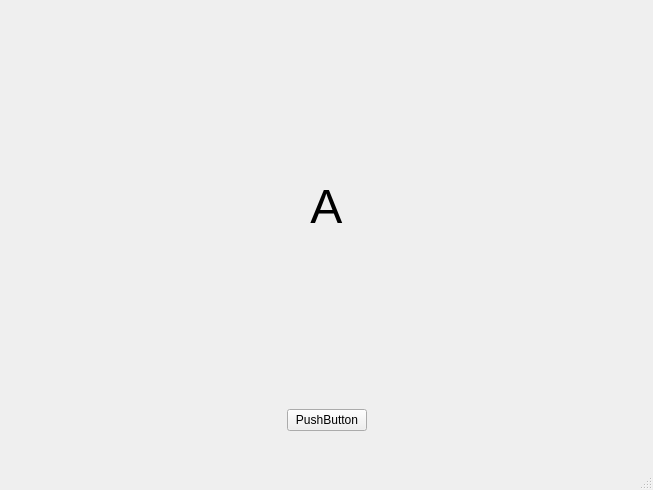
<?xml version="1.0" encoding="UTF-8"?>
<ui version="4.0">
 <class>QtStarterMainWindow</class>
 <widget class="QMainWindow" name="QtStarterMainWindow">
  <property name="geometry">
   <rect>
    <x>0</x>
    <y>0</y>
    <width>653</width>
    <height>490</height>
   </rect>
  </property>
  <property name="windowTitle">
   <string>MainWindow</string>
  </property>
  <widget class="QWidget" name="centralwidget">
   <layout class="QGridLayout" name="gridLayout">
    <item row="0" column="0">
     <layout class="QVBoxLayout" name="verticalLayout">
      <item>
       <spacer name="verticalSpacer_3">
        <property name="orientation">
         <enum>Qt::Vertical</enum>
        </property>
        <property name="sizeHint" stdset="0">
         <size>
          <width>20</width>
          <height>40</height>
         </size>
        </property>
       </spacer>
      </item>
      <item>
       <widget class="QLabel" name="textOutputUI">
        <property name="font">
         <font>
          <pointsize>36</pointsize>
         </font>
        </property>
        <property name="text">
         <string>A</string>
        </property>
        <property name="alignment">
         <set>Qt::AlignCenter</set>
        </property>
       </widget>
      </item>
      <item>
       <spacer name="verticalSpacer_2">
        <property name="orientation">
         <enum>Qt::Vertical</enum>
        </property>
        <property name="sizeHint" stdset="0">
         <size>
          <width>20</width>
          <height>40</height>
         </size>
        </property>
       </spacer>
      </item>
      <item>
       <layout class="QHBoxLayout" name="horizontalLayout">
        <item>
         <spacer name="horizontalSpacer">
          <property name="orientation">
           <enum>Qt::Horizontal</enum>
          </property>
          <property name="sizeHint" stdset="0">
           <size>
            <width>40</width>
            <height>20</height>
           </size>
          </property>
         </spacer>
        </item>
        <item>
         <widget class="QPushButton" name="pushButton">
          <property name="text">
           <string>PushButton</string>
          </property>
         </widget>
        </item>
        <item>
         <spacer name="horizontalSpacer_2">
          <property name="orientation">
           <enum>Qt::Horizontal</enum>
          </property>
          <property name="sizeHint" stdset="0">
           <size>
            <width>40</width>
            <height>20</height>
           </size>
          </property>
         </spacer>
        </item>
       </layout>
      </item>
      <item>
       <layout class="QHBoxLayout" name="horizontalLayout_2">
        <item>
         <widget class="QPushButton" name="restartButton">
          <property name="sizePolicy">
           <sizepolicy hsizetype="Fixed" vsizetype="Fixed">
            <horstretch>0</horstretch>
            <verstretch>0</verstretch>
           </sizepolicy>
          </property>
          <property name="maximumSize">
           <size>
            <width>40</width>
            <height>35</height>
           </size>
          </property>
          <property name="toolTip">
           <string extracomment="Root Folder"/>
          </property>
          <property name="text">
           <string/>
          </property>
          <property name="icon">
           <iconset resource="assignmentManagerResources.qrc">
            <normaloff>:/images/images/restartIcon.png</normaloff>:/images/images/restartIcon.png</iconset>
          </property>
          <property name="iconSize">
           <size>
            <width>50</width>
            <height>35</height>
           </size>
          </property>
          <property name="flat">
           <bool>true</bool>
          </property>
         </widget>
        </item>
        <item>
         <spacer name="horizontalSpacer_3">
          <property name="orientation">
           <enum>Qt::Horizontal</enum>
          </property>
          <property name="sizeHint" stdset="0">
           <size>
            <width>40</width>
            <height>20</height>
           </size>
          </property>
         </spacer>
        </item>
        <item>
         <widget class="QPushButton" name="preferencesSelectButton">
          <property name="sizePolicy">
           <sizepolicy hsizetype="Fixed" vsizetype="Fixed">
            <horstretch>0</horstretch>
            <verstretch>0</verstretch>
           </sizepolicy>
          </property>
          <property name="maximumSize">
           <size>
            <width>40</width>
            <height>35</height>
           </size>
          </property>
          <property name="toolTip">
           <string extracomment="Root Folder"/>
          </property>
          <property name="text">
           <string/>
          </property>
          <property name="icon">
           <iconset resource="assignmentManagerResources.qrc">
            <normaloff>:/images/images/Gear-icon-291x300.png</normaloff>:/images/images/Gear-icon-291x300.png</iconset>
          </property>
          <property name="iconSize">
           <size>
            <width>50</width>
            <height>35</height>
           </size>
          </property>
          <property name="flat">
           <bool>true</bool>
          </property>
         </widget>
        </item>
       </layout>
      </item>
     </layout>
    </item>
   </layout>
  </widget>
  <widget class="QMenuBar" name="menubar">
   <property name="geometry">
    <rect>
     <x>0</x>
     <y>0</y>
     <width>653</width>
     <height>22</height>
    </rect>
   </property>
  </widget>
  <widget class="QStatusBar" name="statusbar"/>
 </widget>
 <resources>
  <include location="assignmentManagerResources.qrc"/>
 </resources>
 <connections/>
</ui>
